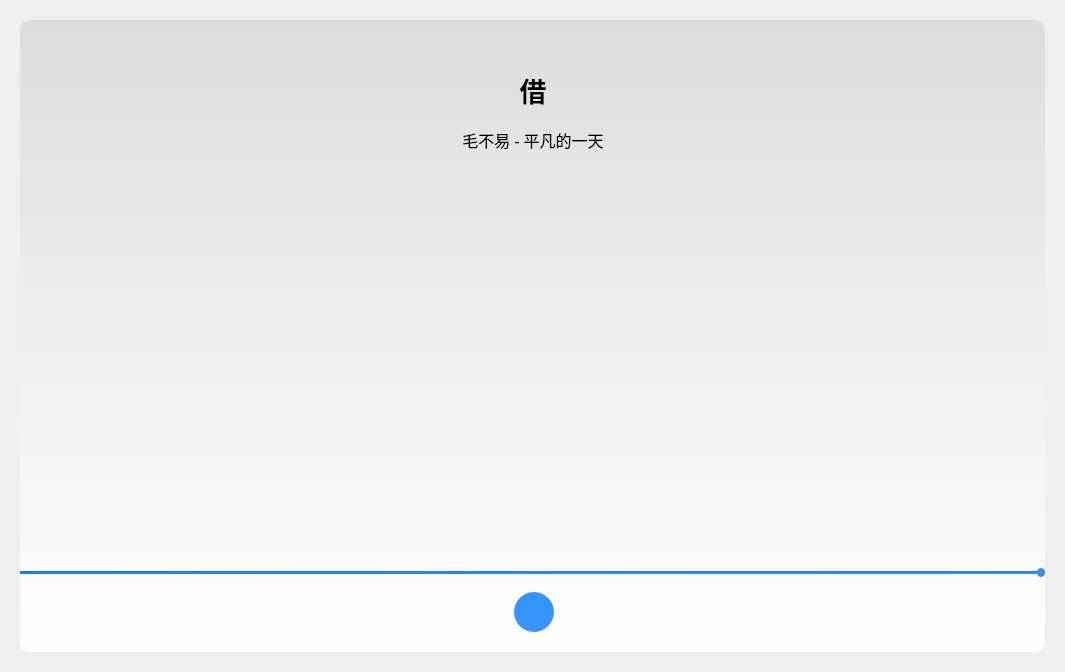
<?xml version="1.0" encoding="UTF-8"?>
<ui version="4.0">
 <class>lyricsPage</class>
 <widget class="QWidget" name="lyricsPage">
  <property name="geometry">
   <rect>
    <x>0</x>
    <y>0</y>
    <width>1065</width>
    <height>672</height>
   </rect>
  </property>
  <property name="windowTitle">
   <string>Form</string>
  </property>
  <widget class="QWidget" name="widget" native="true">
   <property name="geometry">
    <rect>
     <x>20</x>
     <y>20</y>
     <width>1025</width>
     <height>632</height>
    </rect>
   </property>
   <property name="styleSheet">
    <string notr="true">background-color : qlineargradient(spread:pad, x1:0, y1:0, x2:0, y2:1, stop:0 #DDDDDD, stop:1 #FFFFFF);
border-radius:10px;</string>
   </property>
   <widget class="QPushButton" name="closePage">
    <property name="geometry">
     <rect>
      <x>20</x>
      <y>20</y>
      <width>32</width>
      <height>32</height>
     </rect>
    </property>
    <property name="cursor">
     <cursorShape>PointingHandCursor</cursorShape>
    </property>
    <property name="styleSheet">
     <string notr="true">#closePage{
	border : 0px;
	background-color : rgba(0,0,0,0);
}</string>
    </property>
    <property name="text">
     <string/>
    </property>
    <property name="icon">
     <iconset resource="resourece.qrc">
      <normaloff>:/pic/down.png</normaloff>:/pic/down.png</iconset>
    </property>
   </widget>
   <widget class="QPushButton" name="close">
    <property name="geometry">
     <rect>
      <x>970</x>
      <y>10</y>
      <width>32</width>
      <height>32</height>
     </rect>
    </property>
    <property name="styleSheet">
     <string notr="true">#close{
	background-color : rgba(0,0,0,0);
	border : 0px;
	border-radius : 10px;
}

#close:hover{
    background-color:#C6C6C6;
}
#close:pressed{
    background-color:#AFAFAF;
}</string>
    </property>
    <property name="text">
     <string/>
    </property>
    <property name="icon">
     <iconset resource="resourece.qrc">
      <normaloff>:/pic/close.png</normaloff>:/pic/close.png</iconset>
    </property>
    <property name="iconSize">
     <size>
      <width>16</width>
      <height>16</height>
     </size>
    </property>
   </widget>
   <widget class="QScrollArea" name="scrollArea">
    <property name="geometry">
     <rect>
      <x>338</x>
      <y>150</y>
      <width>350</width>
      <height>371</height>
     </rect>
    </property>
    <property name="minimumSize">
     <size>
      <width>100</width>
      <height>100</height>
     </size>
    </property>
    <property name="styleSheet">
     <string notr="true">background-color : rgba(0,0,0,0);</string>
    </property>
    <property name="verticalScrollBarPolicy">
     <enum>Qt::ScrollBarAlwaysOff</enum>
    </property>
    <property name="horizontalScrollBarPolicy">
     <enum>Qt::ScrollBarAlwaysOff</enum>
    </property>
    <property name="widgetResizable">
     <bool>true</bool>
    </property>
    <widget class="QWidget" name="scrollAreaWidgetContents">
     <property name="geometry">
      <rect>
       <x>0</x>
       <y>0</y>
       <width>350</width>
       <height>400</height>
      </rect>
     </property>
     <property name="minimumSize">
      <size>
       <width>0</width>
       <height>400</height>
      </size>
     </property>
    </widget>
   </widget>
   <widget class="QLabel" name="label">
    <property name="geometry">
     <rect>
      <x>313</x>
      <y>40</y>
      <width>400</width>
      <height>60</height>
     </rect>
    </property>
    <property name="font">
     <font>
      <family>等线</family>
      <pointsize>20</pointsize>
      <weight>75</weight>
      <bold>true</bold>
     </font>
    </property>
    <property name="layoutDirection">
     <enum>Qt::LeftToRight</enum>
    </property>
    <property name="styleSheet">
     <string notr="true">background-color : rgba(0,0,0,0);</string>
    </property>
    <property name="text">
     <string>借</string>
    </property>
    <property name="textFormat">
     <enum>Qt::AutoText</enum>
    </property>
    <property name="alignment">
     <set>Qt::AlignCenter</set>
    </property>
   </widget>
   <widget class="QLabel" name="label_2">
    <property name="geometry">
     <rect>
      <x>313</x>
      <y>100</y>
      <width>400</width>
      <height>40</height>
     </rect>
    </property>
    <property name="font">
     <font>
      <family>等线 Light</family>
      <pointsize>12</pointsize>
     </font>
    </property>
    <property name="layoutDirection">
     <enum>Qt::LeftToRight</enum>
    </property>
    <property name="styleSheet">
     <string notr="true">background-color : rgba(0,0,0,0);</string>
    </property>
    <property name="text">
     <string>毛不易 - 平凡的一天</string>
    </property>
    <property name="textFormat">
     <enum>Qt::AutoText</enum>
    </property>
    <property name="alignment">
     <set>Qt::AlignCenter</set>
    </property>
   </widget>
   <widget class="QWidget" name="widget_2" native="true">
    <property name="geometry">
     <rect>
      <x>0</x>
      <y>532</y>
      <width>1025</width>
      <height>100</height>
     </rect>
    </property>
    <property name="styleSheet">
     <string notr="true">background-color : rgba(0,0,0,0);</string>
    </property>
    <widget class="QSlider" name="horizontalSlider">
     <property name="geometry">
      <rect>
       <x>0</x>
       <y>0</y>
       <width>1025</width>
       <height>40</height>
      </rect>
     </property>
     <property name="styleSheet">
      <string notr="true">QSlider::groove:horizontal{
    background:#aaaaaa;
    border-radius:10px;
	height:3px;
}
/* 设置中间的那个滑动的键 */
QSlider::handle:horizontal{
    width: 8px;
    margin-top: -3px;
    margin-bottom:-3px;
    border-radius: 4px;
    background: #3393F9;
}
/* 已经划过的从地方 */
QSlider::sub-page:horizontal{
    border-radius:10px;
    background: qlineargradient(x1:0, y1:0, x2:1, y2:1, stop:0 #037AFA, stop:1 #3393F9);
}</string>
     </property>
     <property name="maximum">
      <number>100</number>
     </property>
     <property name="singleStep">
      <number>1</number>
     </property>
     <property name="pageStep">
      <number>1</number>
     </property>
     <property name="value">
      <number>100</number>
     </property>
     <property name="orientation">
      <enum>Qt::Horizontal</enum>
     </property>
    </widget>
    <widget class="QPushButton" name="pushButton_3">
     <property name="geometry">
      <rect>
       <x>558</x>
       <y>50</y>
       <width>25</width>
       <height>25</height>
      </rect>
     </property>
     <property name="text">
      <string/>
     </property>
     <property name="icon">
      <iconset resource="resourece.qrc">
       <normaloff>:/pic/next.png</normaloff>:/pic/next.png</iconset>
     </property>
     <property name="iconSize">
      <size>
       <width>25</width>
       <height>25</height>
      </size>
     </property>
    </widget>
    <widget class="QPushButton" name="play">
     <property name="geometry">
      <rect>
       <x>494</x>
       <y>40</y>
       <width>40</width>
       <height>40</height>
      </rect>
     </property>
     <property name="styleSheet">
      <string notr="true">#play{
	border-radius : 20px;
	background-color : rgba(3,122,250,0.8);
}</string>
     </property>
     <property name="text">
      <string/>
     </property>
     <property name="icon">
      <iconset resource="resourece.qrc">
       <normaloff>:/pic/play.png</normaloff>:/pic/play.png</iconset>
     </property>
     <property name="iconSize">
      <size>
       <width>25</width>
       <height>25</height>
      </size>
     </property>
    </widget>
    <widget class="QPushButton" name="pushButton_2">
     <property name="geometry">
      <rect>
       <x>443</x>
       <y>50</y>
       <width>25</width>
       <height>25</height>
      </rect>
     </property>
     <property name="text">
      <string/>
     </property>
     <property name="icon">
      <iconset resource="resourece.qrc">
       <normaloff>:/pic/previous.png</normaloff>:/pic/previous.png</iconset>
     </property>
     <property name="iconSize">
      <size>
       <width>25</width>
       <height>25</height>
      </size>
     </property>
    </widget>
    <widget class="QPushButton" name="showList">
     <property name="geometry">
      <rect>
       <x>950</x>
       <y>50</y>
       <width>32</width>
       <height>32</height>
      </rect>
     </property>
     <property name="styleSheet">
      <string notr="true">#showList{
	background-color : rgba(0,0,0,0);
	border : 0px;
	border-radius : 10px;
}

#showList:hover{
    background-color:#D7D7D7;
}
#showList:pressed{
    background-color:#8F8F8F;
}</string>
     </property>
     <property name="text">
      <string/>
     </property>
     <property name="icon">
      <iconset resource="resourece.qrc">
       <normaloff>:/pic/musicList.png</normaloff>:/pic/musicList.png</iconset>
     </property>
     <property name="iconSize">
      <size>
       <width>18</width>
       <height>18</height>
      </size>
     </property>
    </widget>
   </widget>
  </widget>
 </widget>
 <resources>
  <include location="resourece.qrc"/>
 </resources>
 <connections/>
</ui>
